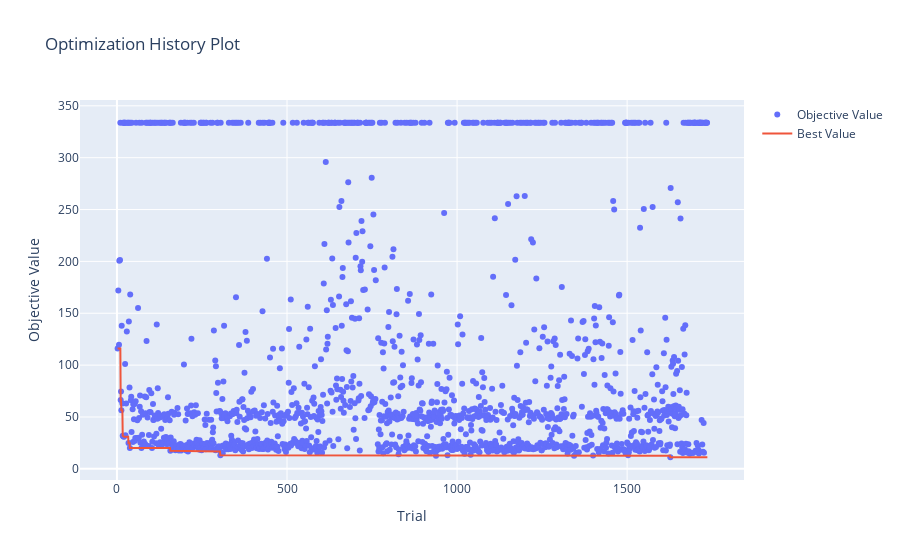

The cell this chart's notebook holds for it:
### Code cell
print(study.study_name)
valid_trials = [t for t in study.trials if t.value is not None]
top_3_trials = sorted(valid_trials, key=lambda t: t.value)[:10]
for i, trial in enumerate(top_3_trials):
    print(f"\nTrial {i+1}:")
    print("Params:", trial.params)
    print("Value:", trial.value)
print("---------------------------------------","\n")
print("Best Result:", study.best_value)

vis.plot_optimization_history(study)

### Figure 1 — Plotly figure (JSON) as saved in the notebook; plotly's stock layout.template omitted (floating-point values rounded to 4 significant figures; data arrays with more than 128 entries replaced by an {"elided": "..."} marker saying what was removed)
{"data": [{"mode": "markers", "name": "Objective Value", "type": "scatter", "x": {"elided": "1724 int values"}, "y": {"elided": "1724 float values"}}, {"mode": "lines", "name": "Best Value", "type": "scatter", "x": {"elided": "1737 int values"}, "y": {"elided": "1737 float values"}}, {"marker": {"color": "#cccccc"}, "mode": "markers", "name": "Infeasible Trial", "showlegend": false, "type": "scatter", "x": [], "y": []}], "layout": {"title": {"text": "Optimization History Plot"}, "xaxis": {"title": {"text": "Trial"}}, "yaxis": {"title": {"text": "Objective Value"}}}}
